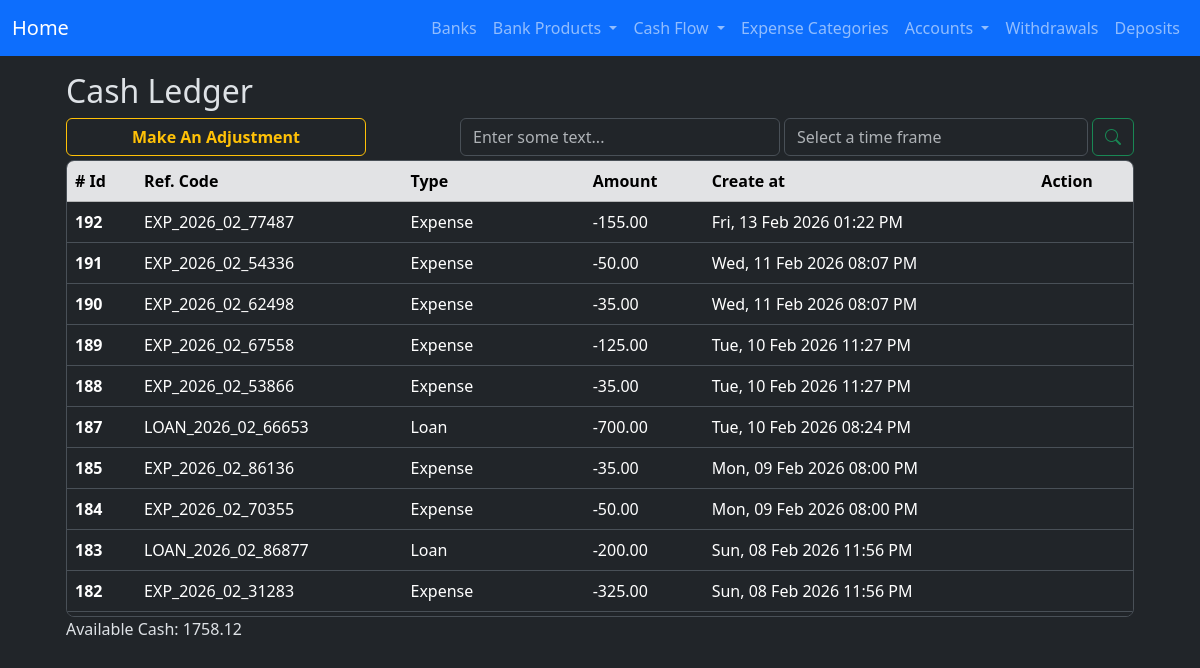
The page /cashledger/index on the database its author committed.
### app/models/cash_ledger.py (models this page shows, shortened)
class CashLedger(db.Model):
    __tablename__ = 'cash_ledger'
    id = db.Column(db.Integer, primary_key=True)
    amount = db.Column(db.Numeric(10,2), nullable=False)
    type = db.Column(db.String(100), nullable=False)
    reference_code = db.Column(db.String(100), nullable=False)
    created_at = db.Column(
        db.DateTime(timezone=True),
        default=utcnow, #internally sqlalchemy will exectute the function so dont add the parentheses otherwise it'll break down when creating the record in the db
        nullable=False
    )
    updated_at = db.Column(
        db.DateTime(timezone=True),
        onupdate=utcnow, #internally sqlalchemy will exectute the function so dont add the parentheses otherwise it'll break down when creating the record in the db
    )

### app/routes/cashledger_routes.py (the view)
@cashlegder_bp.route('/index')
def index():
    ledgers = CashLedger.query.order_by(CashLedger.created_at.desc()).all()
    sum_result = CashLedger.query.with_entities(func.sum(CashLedger.amount)).scalar() or 0
    context = {
        'ledgers': ledgers,
        'sum_result': sum_result,
    }
    return render_template('cashledger/index.html', **context)

### app/templates/cashledger/index.html (shortened to what this page needs)
{% extends 'layout.html' %}
{% block content %}
    <div class="container w-100">
        <h2>Cash Ledger</h2>
        <div class="d-flex justify-content-start gap-1 flex-wrap flex-md-nowrap mt-2">
            <button
                type="button"
                id="btn-create-expense-id"
                class="btn btn-outline-warning me-auto fw-bold me-md-auto w-100 w-md-auto"
                style="max-width: 300px;"
                data-bs-toggle="modal"
                data-bs-target="#create-adjustment"
            >Make An Adjustment</i>
            </button>
            <div class="d-flex gap-1 w-100 align-items-center" style="max-width: 320px;">
                <input type="text" class="form-control" id="filter-byfiled-input-id" placeholder="Enter some text...">
            </div>
            <div class="d-flex gap-1 w-100" style="max-width: 350px;">
                <div class="w-100 w-md-auto mt-md-0">
                    <input type="text" class="form-control" id="filter-bytime-input-id" placeholder="Select a time frame">
                </div>
                <button type="button" class="btn btn-outline-success" id="btn-search-id"><i class="bi bi-search"></i></button>
            </div>
        </div>
        <div class="table-responsive overflow-y-auto border rounded-3 mt-1" style="max-height: 457px;">
            <table class="table table-hover">
                <thead class="sticky-top">
                    <tr class="table-secondary">
                        <th scope="col"># Id</th>
                        <th scope="col">Ref. Code</th>
                        <th scope="col">Type</th>
                        <th scope="col">Amount</th>
                        <th scope="col">Create at</th>
                        <th scope="col">Action</th>
                    </tr>
                </thead>
                <tbody id="cashledger-table-body-id">
                  {% for ledger in ledgers %}
                    <tr>
                        <th scope="row">{{ ledger.id }}</th>
                        <td>{{ ledger.reference_code }}</td>
                        <td>{{ ledger.type | replace('_', ' ') | lower | title }}</td>
                        <td>{{ ledger.amount }}</td>
                        <td>{{ ledger.created_at | format_datetime("EEE, dd MMM yyyy hh:mm a") }}</td>
                        <td>
                        </td>
                    </tr>
                  {% endfor %}
                </tbody>
            </table>
        </div>
        <p id="lbl-total">Available Cash: {{ sum_result }}</p>
    </div>
<link href="https://cdn.jsdelivr.net/npm/@sweetalert2/theme-dark@5/dark.css" rel="stylesheet">
<link rel="stylesheet" href="https://cdn.jsdelivr.net/npm/flatpickr/dist/flatpickr.min.css">
{% endblock %}

### rows shown on the page
CashLedger: id "192", reference_code "EXP_2026_02_77487", type "Expense", amount "-155.00", created_at "Fri, 13 Feb 2026 01:22 PM"
CashLedger: id "191", reference_code "EXP_2026_02_54336", type "Expense", amount "-50.00", created_at "Wed, 11 Feb 2026 08:07 PM"
CashLedger: id "190", reference_code "EXP_2026_02_62498", type "Expense", amount "-35.00", created_at "Wed, 11 Feb 2026 08:07 PM"
CashLedger: id "189", reference_code "EXP_2026_02_67558", type "Expense", amount "-125.00", created_at "Tue, 10 Feb 2026 11:27 PM"
CashLedger: id "188", reference_code "EXP_2026_02_53866", type "Expense", amount "-35.00", created_at "Tue, 10 Feb 2026 11:27 PM"
CashLedger: id "187", reference_code "LOAN_2026_02_66653", type "Loan", amount "-700.00", created_at "Tue, 10 Feb 2026 08:24 PM"
CashLedger: id "185", reference_code "EXP_2026_02_86136", type "Expense", amount "-35.00", created_at "Mon, 09 Feb 2026 08:00 PM"
CashLedger: id "184", reference_code "EXP_2026_02_70355", type "Expense", amount "-50.00", created_at "Mon, 09 Feb 2026 08:00 PM"
CashLedger: id "183", reference_code "LOAN_2026_02_86877", type "Loan", amount "-200.00", created_at "Sun, 08 Feb 2026 11:56 PM"
CashLedger: id "182", reference_code "EXP_2026_02_31283", type "Expense", amount "-325.00", created_at "Sun, 08 Feb 2026 11:56 PM"

### other values the page prints
{{ sum_result }} "1758.12"
